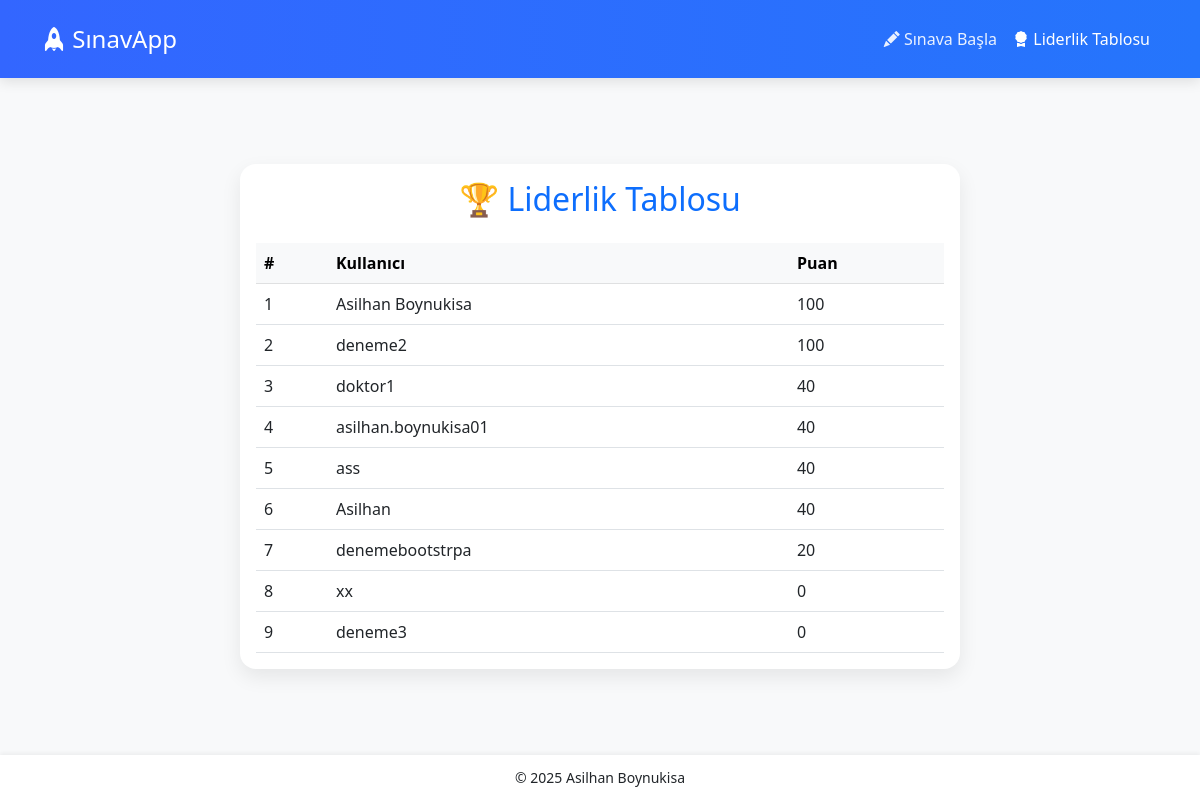
The app's page /leaderboard with its own data.
### app.py (models this page shows)
class User(db.Model):
    id      = db.Column(db.Integer, primary_key=True)
    name    = db.Column(db.String(64), nullable=False)
    results = db.relationship('Result', backref='user', lazy=True)

### app.py (the view)
@app.route('/leaderboard')
def leaderboard():
    records = db.session.query(
        User.name,
        func.max(Result.score).label('best_score')
    ).join(Result).group_by(User.id)\
     .order_by(func.max(Result.score).desc())\
     .all()
    return render_template('leaderboard.html', records=records)

### templates/leaderboard.html (shortened to what this page needs)
{% extends 'base.html' %}
{% block content %}
  <div class="card">
    <div class="card-body">
      <h2 class="text-center text-primary mb-4">🏆 Liderlik Tablosu</h2>
      <div class="table-responsive">
        <table class="table table-hover mb-0">
          <thead class="table-light">
            <tr>
              <th>#</th>
              <th>Kullanıcı</th>
              <th>Puan</th>
            </tr>
          </thead>
          <tbody>
            {% for name, score in records %}
              <tr>
                <td>{{ loop.index }}</td>
                <td>{{ name }}</td>
                <td>{{ score }}</td>
              </tr>
            {% endfor %}
          </tbody>
        </table>
      </div>
    </div>
  </div>
{% endblock %}

### templates/base.html (style rules this page uses)
:root { --primary: #3366ff; --primary-alt: #2575fc; --navbar-gradient: linear-gradient(90deg, var(--primary), var(--primary-alt)); --bg-light: #f8f9fa; --card-radius: 1rem; }
body { background-color: var(--bg-light); margin: 0; display: flex; flex-direction: column; min-height: 100vh; font-family: 'Segoe UI', Tahoma, sans-serif; }
.card { border: none; border-radius: var(--card-radius); box-shadow: 0 8px 20px rgba(0,0,0,0.08); }

### records on screen
User: name "Asilhan Boynukisa", score "100"
User: name "deneme2", score "100"
User: name "doktor1", score "40"
User: name "asilhan.boynukisa01", score "40"
User: name "ass", score "40"
User: name "Asilhan", score "40"
User: name "denemebootstrpa", score "20"
User: name "xx", score "0"
User: name "deneme3", score "0"
